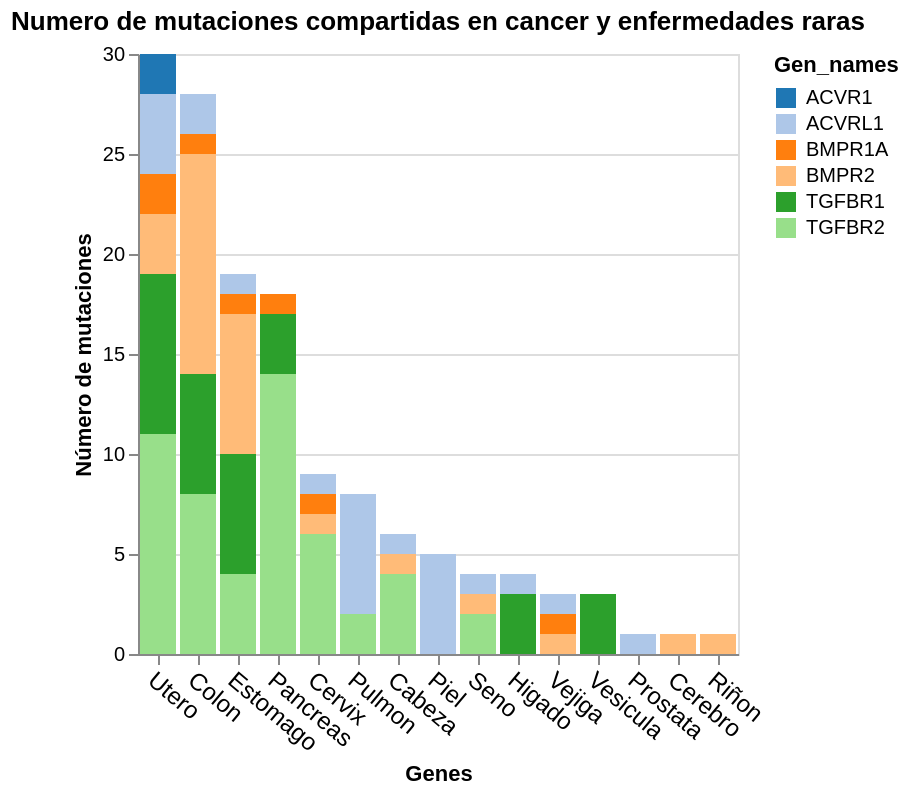

Source (notebook cell):
### Code cell
alt.Chart(df_cross_variations
).transform_aggregate(
    unique_aa_mutation='distinct(aa_mutation)',
    groupby=['Gen_names','tipo_cancer', 'aa_mutation']
).mark_bar().encode(
    y=alt.Y('count(unique_aa_mutation):Q', title='Número de mutaciones'),
    x=alt.X('tipo_cancer', sort='-y', title='Genes',axis=alt.Axis(
              labelAngle=40, labelFontSize=12)),
    color=alt.Color('Gen_names', scale=alt.Scale(scheme='category20')),
     tooltip=['count(unique_aa_mutation):Q', 'Gen_names', 'tipo_cancer' ]
).properties(
    title="Numero de mutaciones compartidas en cancer y enfermedades raras"
)

### Figure 1 — Vega-Lite specification as saved in the notebook (floating-point values rounded to 4 significant figures; data arrays with more than 128 entries replaced by an {"elided": "..."} marker saying what was removed)
{"config": {"view": {"continuousWidth": 300, "continuousHeight": 300}}, "data": {"name": "data-909e4861aa92d766e896d1d25a5422ac"}, "mark": {"type": "bar"}, "encoding": {"color": {"field": "Gen_names", "scale": {"scheme": "category20"}, "type": "nominal"}, "tooltip": [{"aggregate": "count", "field": "unique_aa_mutation", "type": "quantitative"}, {"field": "Gen_names", "type": "nominal"}, {"field": "tipo_cancer", "type": "nominal"}], "x": {"axis": {"labelAngle": 40, "labelFontSize": 12}, "field": "tipo_cancer", "sort": "-y", "title": "Genes", "type": "nominal"}, "y": {"aggregate": "count", "field": "unique_aa_mutation", "title": "Número de mutaciones", "type": "quantitative"}}, "title": "Numero de mutaciones compartidas en cancer y enfermedades raras", "transform": [{"aggregate": [{"op": "distinct", "field": "aa_mutation", "as": "unique_aa_mutation"}], "groupby": ["Gen_names", "tipo_cancer", "aa_mutation"]}], "$schema": "https://vega.github.io/schema/vega-lite/v5.17.0.json", "datasets": {"data-909e4861aa92d766e896d1d25a5422ac": {"elided": "224 records"}}}
